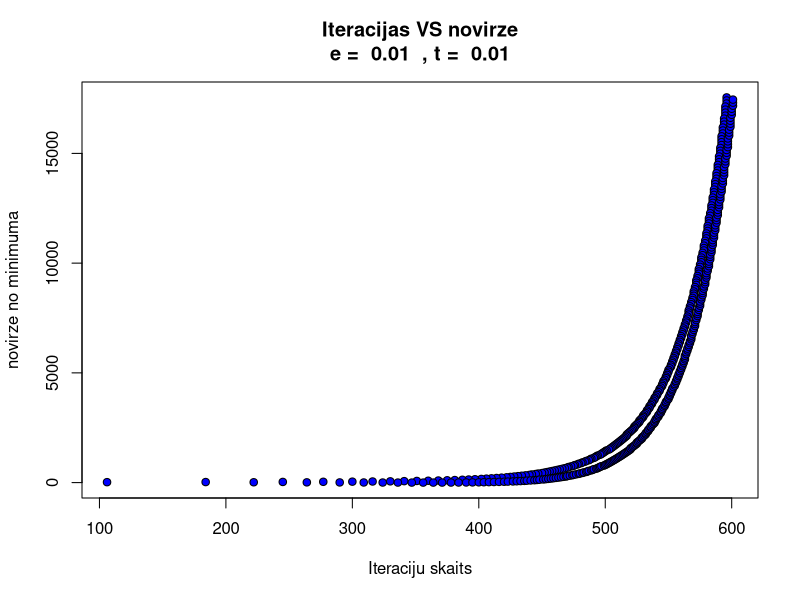
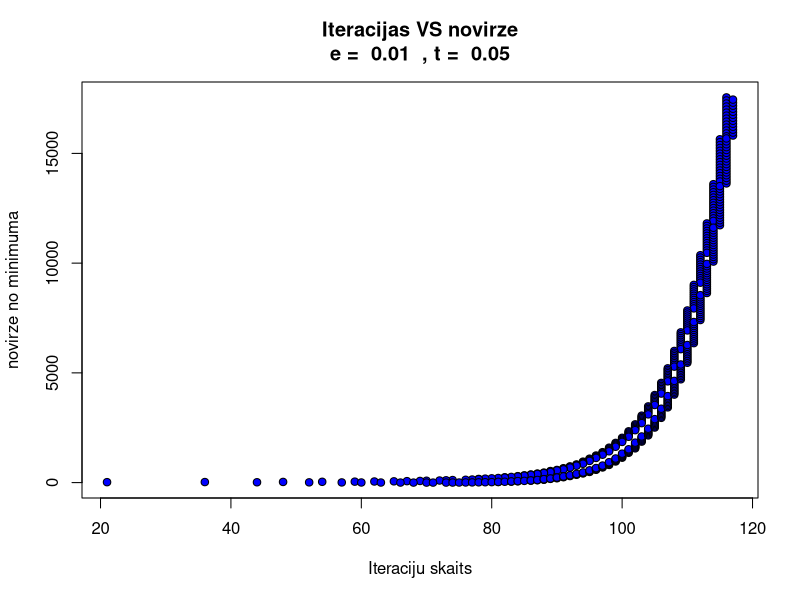
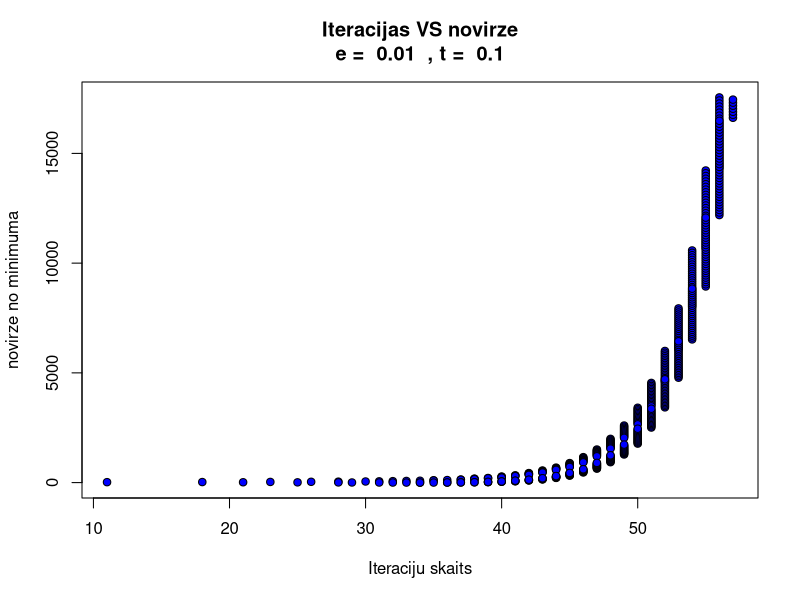
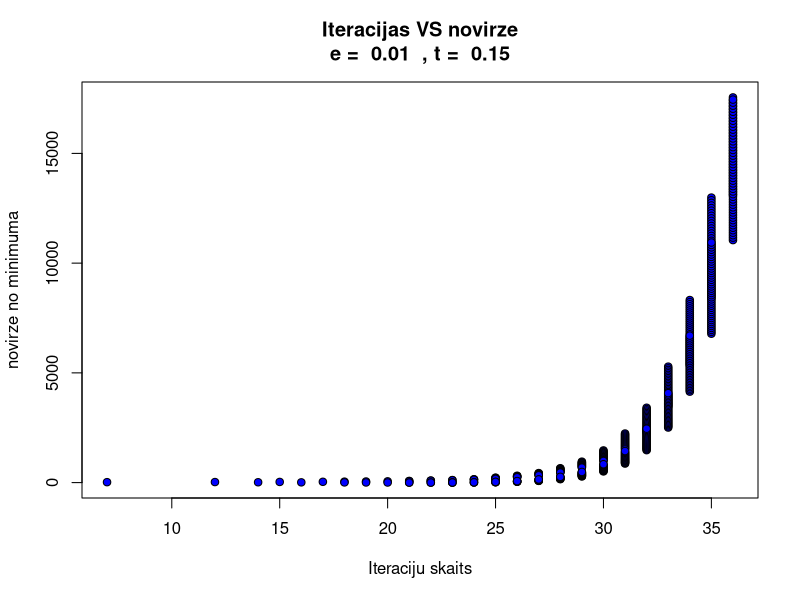
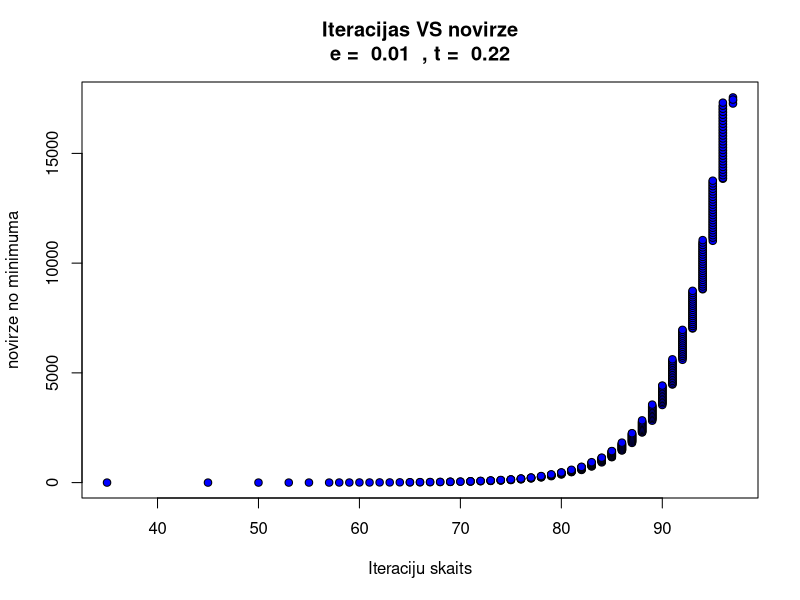
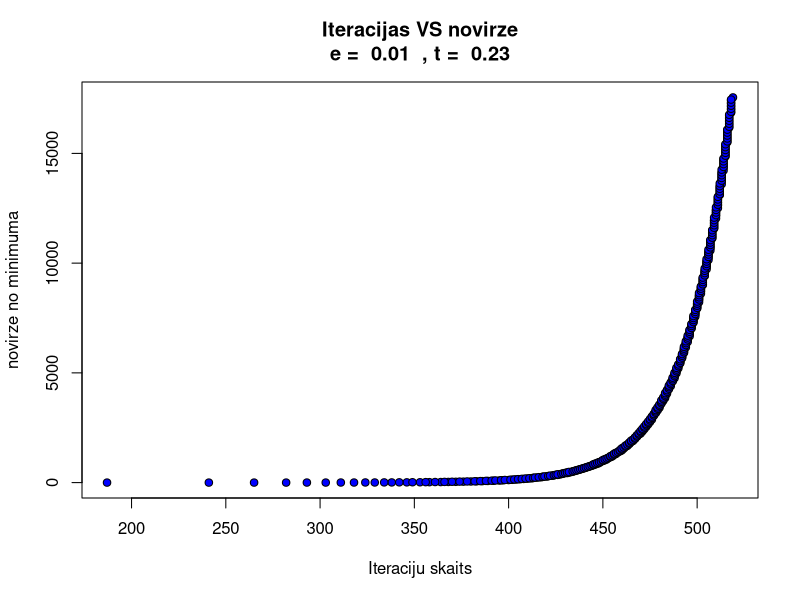
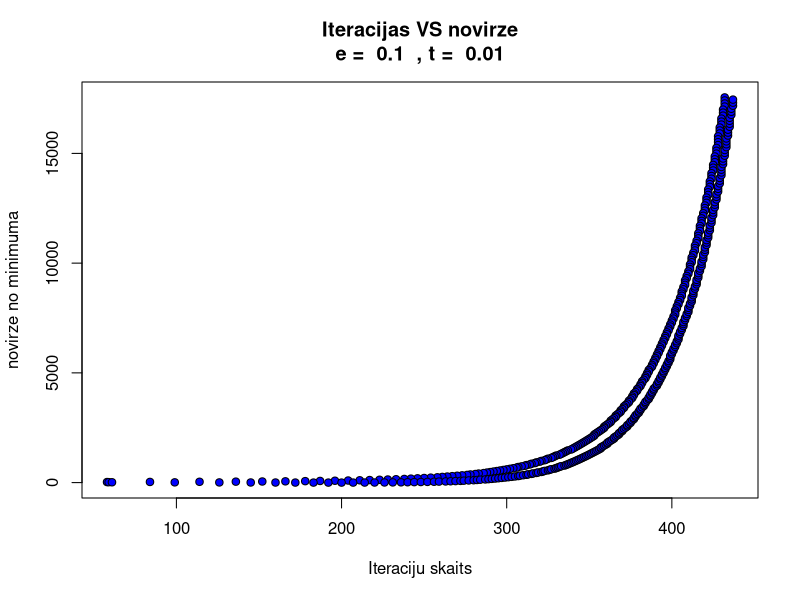
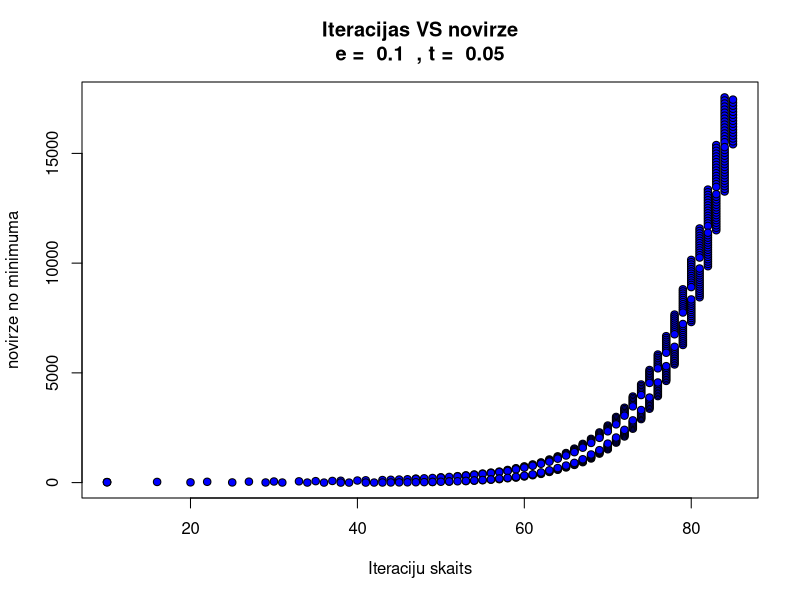

Reproduce these figures in R, in order.
# Funkcijas, precizitātes un soļa lieluma definīcijas
my_expr <- expression(x-2*y+x^2+2*x*y+4*y^2)
precision <- c(0.01, 0.1)
step_size <- c(0.01, 0.05, 0.1, 0.15, 0.22, 0.23)

# Optimums tiek ierakstīts šeit, lai varētu veidot diagrammas ar optimuma / iterāciju salīdzinājumu
func_opt_val <- -1

# Te var izvēlēties izlaist diagrammu konstruēšanu, ja tos ir jākonstruē pārāk daudz
skip_3d_plots <- TRUE
skip_barcharts <- TRUE
skip_iteration_deviation_plot <- FALSE

# Lai pārbaudītu visas precizitātes/soļa garuma kombinācijas, vajag realizēt dekarta reizinājumu
prec_step_matrix <- matrix(nrow = 0, ncol = 2)
for (i in seq(1, length(precision))) {
  for (j in seq(1, length(step_size))) {
    prec_step_matrix <- rbind(prec_step_matrix, c(precision[i], step_size[j]))
  }
}

# Funkcijas definēšana un atvasināšana, lai iegūtu gradienta komponentes.
my_function <- function(x, y) {}
body(my_function) <- my_expr
x_deriv <- D(my_expr, 'x')
y_deriv <- D(my_expr, 'y')

# Trīs pētāmo punktu definēšana.
x_initial <- c(-1.5, -2, 2.4)
x_initial <- seq(-50, 50, by=0.2)
y_initial <- c(-1, 2, 2.3)
y_initial <- seq(-50, 50, by=0.2)
z_initial <- mapply(my_function, x_initial, y_initial)

# Grafika izveidošana (tuvināšanās trajektorijas analīzei)
if (!skip_3d_plots) {
  x_plot <- y_plot <- seq(-3, 3, length= 30)
  z_plot <- outer(x_plot, y_plot, my_function)
  func_graph <- persp(x_plot, y_plot, z_plot, xlab = "x1", ylab = "x2", zlab = "f(x1, x2)",
                      theta = 65, phi = 25, main = "Sakuma punkti", ticktype = "detailed")
  points(trans3d(x_initial, y_initial, z_initial, pmat=func_graph), pch = 21, col="black", bg="orange")
}

sol_ledger <- list()

# Cikls katra soļa/precizitātes pāra apstrādei
for (j in seq(1, nrow(prec_step_matrix))) {
  offset <- length(x_initial) * (j - 1)
  # Cikls katra sākuma punkta apstrādei
  for (i in seq(1, length(x_initial))) {
  x <- x_initial[i]
  y <- y_initial[i]
  # Te tiek definēta soļu matrica
  step_matrix <- matrix(data = c(x, y, my_function(x, y)), nrow = 1, ncol = 3)
    # Ciklā atkārtoti tiek aprēķināta gradienta x un y komponente. 
    while (TRUE) {
      x_grad <- eval(x_deriv)
      y_grad <- eval(y_deriv)
      if ((abs(x_grad) <= prec_step_matrix[j, 1] & abs(y_grad) <= prec_step_matrix[j, 1])) {
        break()
      }
      # Ja precizitāte joprojām nav sasniegta, tekošās x un y koordinātas tiek uzlabotas.
      # Formula x' = x' - gradients(x) * t (minimizācijas gadījumā)
      x <- x - x_grad * prec_step_matrix[j, 2]
      y <- y - y_grad * prec_step_matrix[j, 2]
      step_matrix <- rbind(step_matrix, c(x, y, my_function(x, y)))
    }
    # Katra atrisinājumu matrica tiek glabāta kopējā sarakstā. Soļu matrica tiek ievietota datu freimā un pie tās pielikti
    # metadati parametru apskatei.
    sol_ledger[[offset + i]] <- data.frame(step_matrix)
    colnames(sol_ledger[[offset + i]]) <- c("x1", "x2", "f(x1, x2)")
    comment(sol_ledger[[offset + i]]) <- paste("x1 = ", x_initial[i], ", x2 = ", y_initial[i],
                                               ", t = ", prec_step_matrix[j, 2], ", e = ", prec_step_matrix[j, 1])
    
    # Šajā daļā tiek konstruētas 3d diagrammas katram x1 x2 sākuma punktu pārim. Grafikos arī tiek pievienoti 
    # visi aprēķinātie punkti.
    if (!skip_3d_plots) {
    curr_graph <- persp(x_plot, y_plot, z_plot, xlab = "x1", ylab = "x2", zlab = "f(x1, x2)", theta = 65, phi = 25, 
                        main = paste("Optimizacija sakuma punktiem:\n x1 = ", x_initial[i], " , x2 = ", y_initial[i],
                                     "\nt = ", prec_step_matrix[j, 2], " , e = ", prec_step_matrix[j, 1]), 
                        sub = paste("Solu skaits: ", nrow(step_matrix) - 1), ticktype = "detailed")
    
    points(trans3d(step_matrix[1,1], step_matrix[1,2], 
                   step_matrix[1,3], pmat = curr_graph), pch = 21, col ="black",bg = "red")
    
    points(trans3d(step_matrix[-1,1], step_matrix[-1,2], step_matrix[-1,3], pmat = curr_graph),
           pch = 21, col ="black",bg = "orange")
    
    points(trans3d(step_matrix[nrow(step_matrix),1], step_matrix[nrow(step_matrix),2], 
                   step_matrix[nrow(step_matrix),3], pmat = curr_graph), pch = 21, col ="black",bg = "blue")
    remove(curr_graph)
    }
  }
}
if (!skip_3d_plots) {
  remove(x_plot, y_plot, z_plot)
}
remove(x, y, x_grad, y_grad)

if (!skip_iteration_deviation_plot) {
  for (i in seq(1, length(precision))) {
    offset_ledger <- length(x_initial) * length(step_size) * (i - 1)
    for (j in seq(1, length(step_size))) {
      offset_step_size <- length(x_initial) * (j - 1)
      
      opt_offset <- vector(length = length(x_initial))
      iter_ct <- vector(length = length(x_initial))
      
      for (k in seq(1, length(x_initial))) {
        work_solution <- sol_ledger[[offset_ledger + offset_step_size + k]]
        
        opt_offset[[k]] <- abs(work_solution[1, 3] - func_opt_val)
        iter_ct[[k]] <- nrow(work_solution) - 1
      }
      
      plot(iter_ct, opt_offset, xlab = "Iteraciju skaits", ylab = "novirze no minimuma", col = "black", bg = "blue",
           pch = 21, main = paste("Iteracijas VS novirze\ne = ", precision[i], " , t = ", step_size[j]))
    }
  }
}

# Cikls diagrammu izveidei pie dažādām precizitātēm
if (!skip_barcharts) {
  for (k in seq(1, length(precision))) {
    offset_ledger <- length(x_initial) * length(step_size) * (k - 1)
    
    my_data <- matrix(nrow = length(step_size), ncol = length(x_initial))
    rownames(my_data) <- step_size
    
    point_names = vector()
    for (i in seq(1, length(x_initial))) {
      point_names <- c(point_names, paste("(", x_initial[i], "; ", y_initial[i], ")"))
    }
    colnames(my_data) <- point_names
    
    # Atbilstošo datu ievade datu objektā
    for (i in seq(1, length(step_size))) {
      offset <- length(x_initial) * (i - 1)
      for (j in seq(1, length(x_initial))) {
        my_data[i, j] <- nrow(sol_ledger[[offset_ledger + offset + j]]) - 1
      }
    }
    
    # Stabiņu diagrammas izveide. Par() funkcija tiek izmantota, lai pielāgotu sānu malas, lai varētu normāli formatēt
    # soļa lielumu sarakstu.
    opar <- par(oma = c(0,0,0,4))
    curr_bar_plot <- barplot(my_data, main=paste("Iteracijas VS sola lielums pie e = ", precision[k]),
                         beside = TRUE, xlab = "Punkti", ylab = "Iteracijas", border = "black")
    par(opar)
    
    opar <- par(oma = c(0,0,0,0), mar = c(0,0,0,0), new = TRUE)
    legend(x = "right", legend = rownames(my_data),fill = gray.colors(length(step_size)), 
           y.intersp = 2, title = "t", bty = "n")
    par(opar)
    remove(opar)
  }
  remove(k, offset_ledger, point_names)
}
remove(i, j, offset, skip_3d_plots, skip_barcharts, skip_iteration_deviation_plot, prec_step_matrix)
